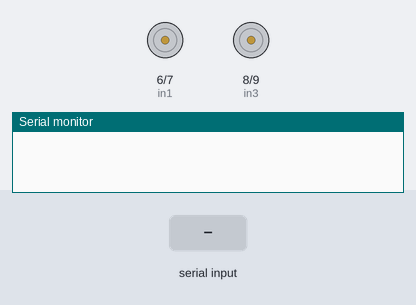
This sketch was run on a simulated Arduino Uno, built with avr-gcc and run on an emulated ATmega328P. Shown: motor-driver pin pairs drawn as motors (green arrow = first pin HIGH = forward, orange = second pin HIGH = backward, longer = more drive, scaled by the enable pin), the last lines printed to the serial monitor. The inputs (shaded band) are chosen by the test bench.

Above: at 1.2 s.
1.3 s: "F" received over the second serial link
At 2.3 s:
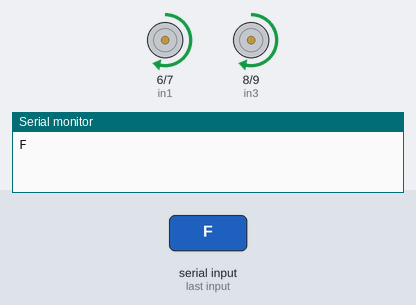
2.8 s: "B" received over the second serial link
At 3.4 s:
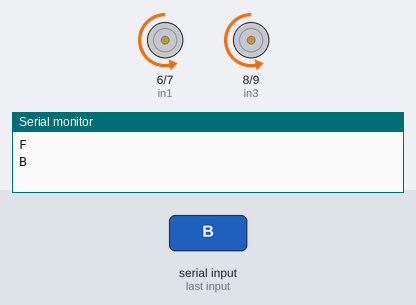
4.3 s: "L" received over the second serial link
At 5.5 s:
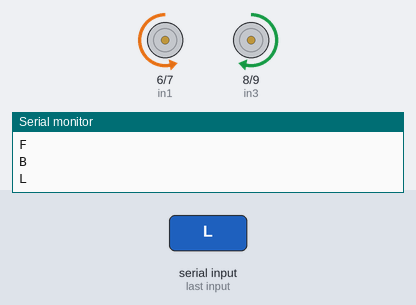
5.8 s: "R" received over the second serial link
At 6.9 s:
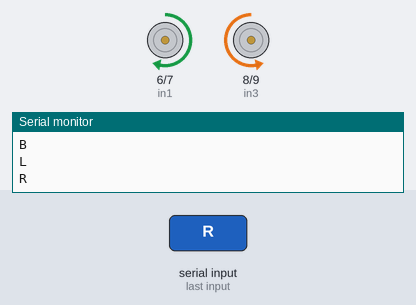
Timing chart, 0 to 8.3 s (numbered marks = the images above; inputs shaded):
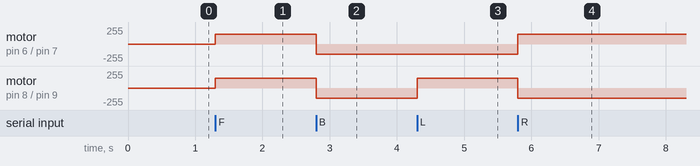

Measured:
- after the input at 1.3 s, motor on pin 6 (in1) / pin 7 (in2), motor on pin 8 (in3) / pin 9 (in4): stopped → forward 150/255 at once
- after the input at 2.8 s, motor on pin 6 (in1) / pin 7 (in2), motor on pin 8 (in3) / pin 9 (in4): forward 150/255 → backward 150/255 at once
- after the input at 4.3 s, motor on pin 8 (in3) / pin 9 (in4): backward 150/255 → forward 150/255 at once
- after the input at 5.8 s, motor on pin 6 (in1) / pin 7 (in2): backward 150/255 → forward 150/255 at once; motor on pin 8 (in3) / pin 9 (in4): forward 150/255 → backward 150/255 at once

The sketch:

Arduino_code.ino
```cpp
//Written by SHAH ZAMAN HAIDER
//https://github.com/ShahZamanHaider

#include <SoftwareSerial.h>


#define enA 5 // Enable motor A
#define in1 6  // Motor A input 1
#define in2 7  // Motor A input 2
#define enB 10  // Enable motor B
#define in3 8  // Motor B input 3
#define in4 9  // Motor B input 4

SoftwareSerial mySerial(2, 3); // RX, Tx

void setup() {
  pinMode(enA, OUTPUT);
  pinMode(in1, OUTPUT);
  pinMode(in2, OUTPUT);
  pinMode(enB, OUTPUT);
  pinMode(in3, OUTPUT);
  pinMode(in4, OUTPUT);

  Serial.begin(115200);  // Initialize serial communication
  mySerial.begin(115200);
}

void loop() {
  if (mySerial.available() > 0) {// Check if data is available on the serial port

     char command = mySerial.read();  // Read the command character
     executeCommand(command);
  }
}

void executeCommand(char command) {
  switch (command) {
    case 'F':
      forward();
      Serial.println(command);
      break;
    case 'B':
      backward();
      Serial.println(command);
      break;
    case 'L':
      left();
      Serial.println(command);
      break;
    case 'R':
      right();
     Serial.println(command);
      break;
    case 'S':
      stop();
      Serial.println(command);
      break;
    default:
      break;
  }
  Serial.flush();
}

void forward() {
  digitalWrite(in1, HIGH);
  digitalWrite(in2, LOW);
  digitalWrite(in3, HIGH);
  digitalWrite(in4, LOW);
  analogWrite(enA, 150);
  analogWrite(enB, 150);
}

void backward() {
  digitalWrite(in1, LOW);
  digitalWrite(in2, HIGH);
  digitalWrite(in3, LOW);
  digitalWrite(in4, HIGH);
  analogWrite(enA, 150);
  analogWrite(enB, 150);
}

void left() {
  digitalWrite(in1, LOW);
  digitalWrite(in2, HIGH);
  digitalWrite(in3, HIGH);
  digitalWrite(in4, LOW);
  analogWrite(enA, 150);
  analogWrite(enB, 150);
}

void right() {
  digitalWrite(in1, HIGH);
  digitalWrite(in2, LOW);
  digitalWrite(in3, LOW);
  digitalWrite(in4, HIGH);
  analogWrite(enA, 150);
  analogWrite(enB, 150);
}

void stop() {
  digitalWrite(in1, LOW);
  digitalWrite(in2, LOW);
  digitalWrite(in3, LOW);
  digitalWrite(in4, LOW);
  analogWrite(enA, 0);
  analogWrite(enB, 0);
}

//Written by SHAH ZAMAN HAIDER
//https://github.com/ShahZamanHaider
```
